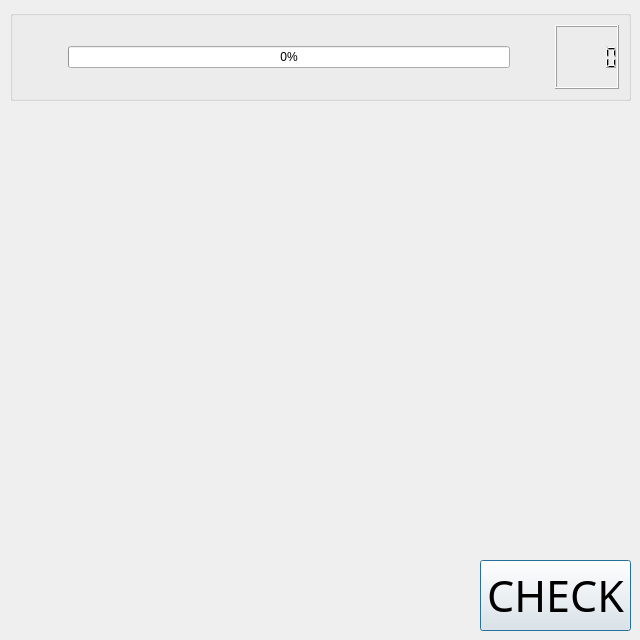
<?xml version="1.0" encoding="UTF-8"?>
<ui version="4.0">
 <class>CourseInstance</class>
 <widget class="QDialog" name="CourseInstance">
  <property name="geometry">
   <rect>
    <x>0</x>
    <y>0</y>
    <width>640</width>
    <height>640</height>
   </rect>
  </property>
  <property name="minimumSize">
   <size>
    <width>640</width>
    <height>640</height>
   </size>
  </property>
  <property name="maximumSize">
   <size>
    <width>640</width>
    <height>640</height>
   </size>
  </property>
  <property name="windowTitle">
   <string/>
  </property>
  <widget class="QPushButton" name="pushButton">
   <property name="geometry">
    <rect>
     <x>480</x>
     <y>560</y>
     <width>151</width>
     <height>71</height>
    </rect>
   </property>
   <property name="font">
    <font>
     <family>Avenir</family>
     <pointsize>32</pointsize>
    </font>
   </property>
   <property name="text">
    <string>CHECK</string>
   </property>
  </widget>
  <widget class="QGroupBox" name="header">
   <property name="geometry">
    <rect>
     <x>10</x>
     <y>10</y>
     <width>621</width>
     <height>91</height>
    </rect>
   </property>
   <property name="title">
    <string/>
   </property>
   <layout class="QHBoxLayout" name="horizontalLayout">
    <item>
     <widget class="QPushButton" name="quitButton">
      <property name="sizePolicy">
       <sizepolicy hsizetype="Minimum" vsizetype="Expanding">
        <horstretch>0</horstretch>
        <verstretch>0</verstretch>
       </sizepolicy>
      </property>
      <property name="text">
       <string/>
      </property>
      <property name="flat">
       <bool>true</bool>
      </property>
     </widget>
    </item>
    <item>
     <widget class="QProgressBar" name="progressBar">
      <property name="maximum">
       <number>99</number>
      </property>
      <property name="value">
       <number>0</number>
      </property>
     </widget>
    </item>
    <item>
     <widget class="QLabel" name="heart1">
      <property name="text">
       <string/>
      </property>
     </widget>
    </item>
    <item>
     <widget class="QLabel" name="heart2">
      <property name="text">
       <string/>
      </property>
     </widget>
    </item>
    <item>
     <widget class="QLabel" name="heart3">
      <property name="text">
       <string/>
      </property>
     </widget>
    </item>
    <item>
     <widget class="QLCDNumber" name="score"/>
    </item>
   </layout>
  </widget>
  <widget class="QWidget" name="taskSlot" native="true">
   <property name="geometry">
    <rect>
     <x>10</x>
     <y>110</y>
     <width>621</width>
     <height>441</height>
    </rect>
   </property>
  </widget>
 </widget>
 <resources/>
 <connections>
  <connection>
   <sender>quitButton</sender>
   <signal>clicked()</signal>
   <receiver>CourseInstance</receiver>
   <slot>close()</slot>
   <hints>
    <hint type="sourcelabel">
     <x>49</x>
     <y>42</y>
    </hint>
    <hint type="destinationlabel">
     <x>99</x>
     <y>92</y>
    </hint>
   </hints>
  </connection>
 </connections>
</ui>
